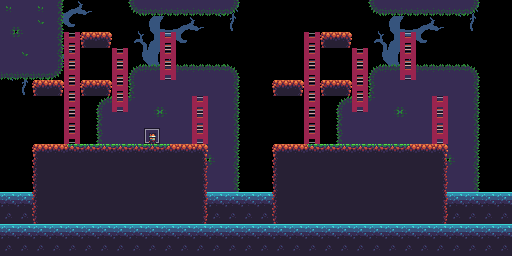

Tiled map render using the project's own tile images. Description and the map definition, with tile-layer contents summarised, below:
An orthogonal 32x16 tile map with 16x16 px tiles, 6 tile layers (water, tree, background, map, ...), 3 tilesets.

<map version="1.2" tiledversion="1.3.0" orientation="orthogonal" renderorder="right-down" compressionlevel="0" width="32" height="16" tilewidth="16" tileheight="16" infinite="0" nextlayerid="9" nextobjectid="1">
 <tileset firstgid="1" source="../Actors.tsx" />
 <tileset firstgid="257" source="../Blocks.tsx" />
 <tileset firstgid="513" source="new_tileset.tileset.tsx" />
 <layer id="1" name="water" width="32" height="16">
  <data>[512 cells, 128 non-empty, 2 distinct tile ids]</data>
 </layer>
 <layer id="8" name="tree" width="32" height="16">
  <data>[512 cells, 107 non-empty, 44 distinct tile ids]</data>
 </layer>
 <layer id="6" name="background" width="32" height="16">
  <data>[512 cells, 140 non-empty, 16 distinct tile ids]</data>
 </layer>
 <layer id="7" name="map" width="32" height="16">
  <data>[512 cells, 156 non-empty, 12 distinct tile ids]</data>
 </layer>
 <layer id="2" name="objects" width="32" height="16">
  <data>[512 cells, 35 non-empty, 2 distinct tile ids]</data>
 </layer>
 <layer id="3" name="foreground" width="32" height="16">
  <data>[512 cells, 0 non-empty, 0 distinct tile ids]</data>
 </layer>
 <objectgroup id="5" name="events" />
</map>
